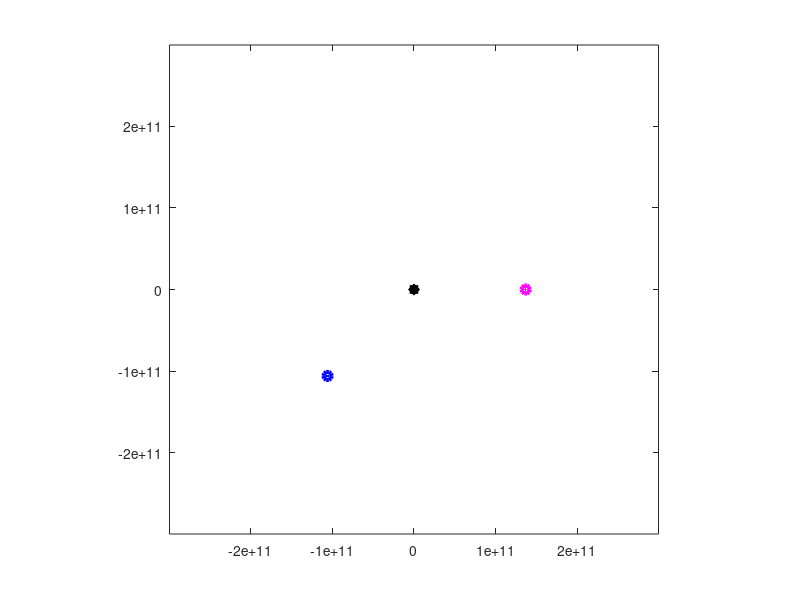

This chart was generated by the following MATLAB code: (Note: this script raises an error after producing the figure.)
clear all
close all

% Relevant Constants
G = 6.6743e-11; 
M = 2e30; % star mass
m1 = 6e27; % planet 1 mass
m2 = 5e24; % planet 2 mass
earth_year = 365.25*24*60*60; 
R = 0.5*(sqrt(2*G*M)*earth_year/pi)^(2/3); % earth radius


%Time
tmax = 4 * earth_year; 
clockmax = 80000; 
dt = tmax/clockmax; 

%Planet 1 IC
theta = pi * 5/4; % <----- FREE, ANGLE -------------------
w_mag = sqrt(G*M/R);
z = R * [cos(theta), sin(theta)]; %Position Vector
w = w_mag * [-sin(theta), cos(theta)]; %Velocity Vector

%Planet 2 IC
n = 3; % <----- FREE, FREQUENCY --------------------------
ecc = 0.9; % <----- FREE, ECCENTRICITY -------------------
a = R * n^(-2 / 3); %semimajor axis
c = ecc * a; %focal distance
b = sqrt(a^2 - c^2); % semiminor axis  
x = [c + a, 0]; %Position Vector
v = [0, -sqrt((a-c) / (a+c) * (G * M / a))]; %Velocity Vector




% Arrays to store trajectory:
tsave = zeros(1,clockmax);
x1save = zeros(1,clockmax);
y1save = zeros(1,clockmax);
x2save = zeros(1,clockmax);
y2save = zeros(1,clockmax);

energy_save = zeros(1,clockmax); %energy


% Initialization for animation:
plot(0,0,'k*','linewidth',6) % Sun at center
hold on

% Planet Handles
hp1 = plot(z(1),z(2),'bo','linewidth',3); %blue 
hp2 = plot(x(1),x(2),'mo','linewidth',3); %magenta

% Trajectory Handles
ht1 = plot(z(1),z(2),'b','linewidth',1);
ht2 = plot(x(1),x(2),'m','linewidth',1); 


% Axes
a = 2 * R;
axis equal 
axis([-a,a,-a,a])
axis manual 


% Main Loop
for clock = 1:clockmax
    t = clock * dt;

    % Intermediate Values
    D1 = z / norm(z)^3;
    D2 = x / norm(x)^3;
    D3 = (x - z) / norm(x - z)^3;
    
    % Update velocities
    w = w + dt * G*(m2 * D3 - M * D1);
    v = v + dt * G*(m1 * D3 - M * D2);

    % Update Positions (using new velocities)
    z = z + dt * w;
    x = x + dt * v;
    
    % Save Data
    tsave(clock) = t;
    x1save(clock) = z(1);
    y1save(clock) = z(2);
    x2save(clock) = x(1);
    y2save(clock) = x(2);

    % Energy
    kin_1 = m1 * norm(w)^2 / 2;
    kin_2 = m1 * norm(v)^2 / 2;
    pot_1 = -2 * G * M * m1 / norm(z);
    pot_2 = -2 * G * M * m2 / norm(x);
    pot_3 = -2 * G * m1 * m2 / norm(x-z);
    energy = kin_1 + kin_2 + pot_1 + pot_2 + pot_3;
    energy_save(clock) = energy;

    % Update Handles
    hp1.XData = z(1);
    hp1.YData = z(2);
    ht1.XData = x1save(1:clock);
    ht1.YData = y1save(1:clock);

    hp2.XData = x(1);
    hp2.YData = x(2);
    ht2.XData = x2save(1:clock);
    ht2.YData = y2save(1:clock);

    drawnow limitrate

end

error = 0;
for i = 2: clockmax
    error = error + abs(energy_save(i) - energy_save(i-1));
end

%Error Calculation
avg_error = error / clockmax;
disp('Average Error:');
disp(avg_error);
net_energy = energy_save(clockmax) - energy_save(1);
disp('Net energy chage: ');
disp(net_energy);





